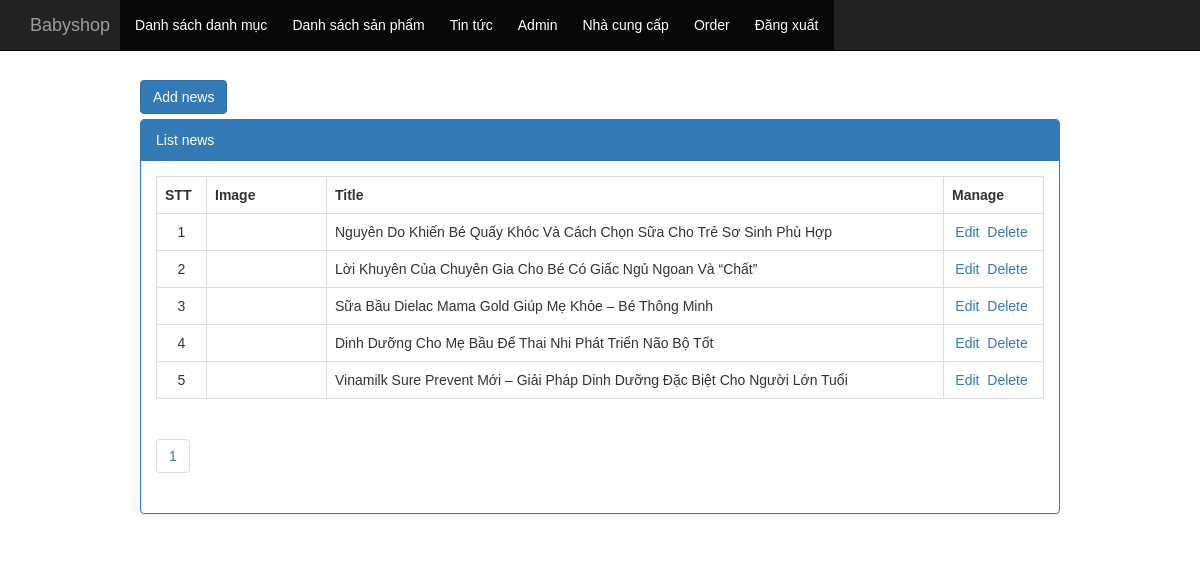
The app's page /admin/index.php?controller=news (signed in) with its own data.
### tables this page shows
CREATE TABLE `news` (
  `n_id` int(10) NOT NULL,
  `n_name` varchar(500) DEFAULT NULL,
  `n_description` varchar(2000) DEFAULT NULL,
  `n_content` text,
  `n_img` varchar(500) DEFAULT NULL,
  `n_hotnews` int(11) DEFAULT NULL
);

### admin/controller/controller_news.php (called while the page is built, shortened)
<?php
	class controller_news extends controller{
		public function __construct(){
			$record_per_page = 15;
			$total = $this->model->count("select * from news");
			$num_page = ceil($total/$record_per_page);
			$page = isset($_GET["p"])&&$_GET["p"]>0?$_GET["p"]-1:0;
			$from = $page*$record_per_page;
			$arr = $this->model->fetch("select * from news order by n_id desc limit $from,$record_per_page");
			include "view/view_news.php";
		}
	}
	new controller_news();
 ?>

### application/controller.php (called while the page is built, shortened)
<?php ob_start();
	class controller{
		public function __construct(){
			$this->model = new model();
		}
	}
 ?>

### application/model.php (called while the page is built, shortened)
<?php
	class model{
		public function fetch($sql){
			global $link;
			$result = mysqli_query($link,$sql);
			$arr = array();
			while($rows = mysqli_fetch_object($result))
				$arr[] = $rows;
			return $arr;
		}
		public function count($sql){
			global $link;
			$result = mysqli_query($link,$sql);
			return mysqli_num_rows($result);
		}
	}
 ?>

### admin/view/view_news.php (the view, shortened to what this page needs)
<div class="col-md-10 col-xs-offset-1">
	<div style="margin-bottom:5px;">
		<a href="index.php?controller=add_edit_news&act=add" class="btn btn-primary">
		Add news
		</a>
	</div>
	<div class="panel panel-primary">
		<div class="panel-heading">
			List news
		</div>
		<div class="panel-body">
			<table class="table table-bordered table-hover">
			<tr>
				<th style="width:50px">STT</th>
				<th style="width:120px;">Image</th>
				<th>Title</th>
				<th style="width:100px;">Manage</th>
			</tr>
			<?php
				$stt = 0;
				foreach($arr as $rows)
				{
					$stt++;
			 ?>
			<tr>
				<td style="text-align:center"><?php echo $stt; ?></td>
				<td style="text-align:center">
				</td>
				<td><?php echo $rows->n_name; ?></td>
				<td style="text-align:center">
					<a href="index.php?controller=add_edit_news&act=edit&id=<?php echo $rows->n_id; ?>">Edit</a>&nbsp;
					<a href="index.php?controller=news&act=delete&id=<?php echo $rows->n_id; ?>" onclick="return window.confirm('Are you sure?');">Delete</a>&nbsp;
				</td>
			</tr>
			<?php } ?>
			</table>
			<ul class="pagination">
			<?php
				for($i=1;$i<=$num_page;$i++)
				{
			 ?>
				<li>
				<a href="index.php?controller=news&p=<?php echo $i; ?>"><?php echo $i; ?></a></li>
			<?php } ?>
			</ul>
		</div>
	</div>
</div>

### public/css/admin.css (style rules this page uses)
* { margin: 0; padding: 0; }
body { font-family: sans-serif; color: #333; }

### records on screen
news: n_name "Nguyên Do Khiến Bé Quấy Khóc Và Cách Chọn Sữa Cho Trẻ Sơ Sinh Phù Hợp"
news: n_name "Lời Khuyên Của Chuyên Gia Cho Bé Có Giấc Ngủ Ngoan Và “Chất”"
news: n_name "Sữa Bầu Dielac Mama Gold Giúp Mẹ Khỏe – Bé Thông Minh"
news: n_name "Dinh Dưỡng Cho Mẹ Bầu Để Thai Nhi Phát Triển Não Bộ Tốt"
news: n_name "Vinamilk Sure Prevent Mới – Giải Pháp Dinh Dưỡng Đặc Biệt Cho Người Lớn Tuổi"
